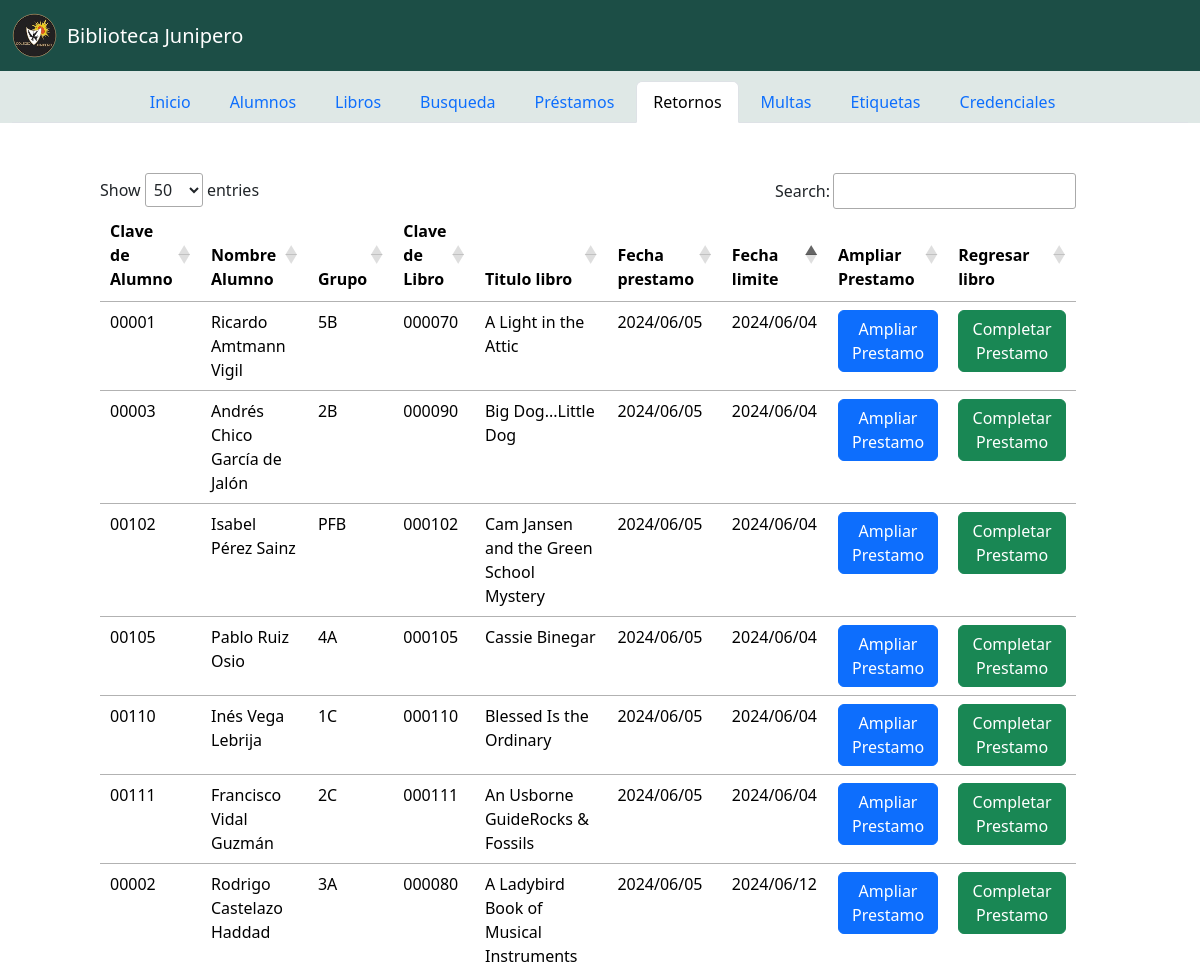
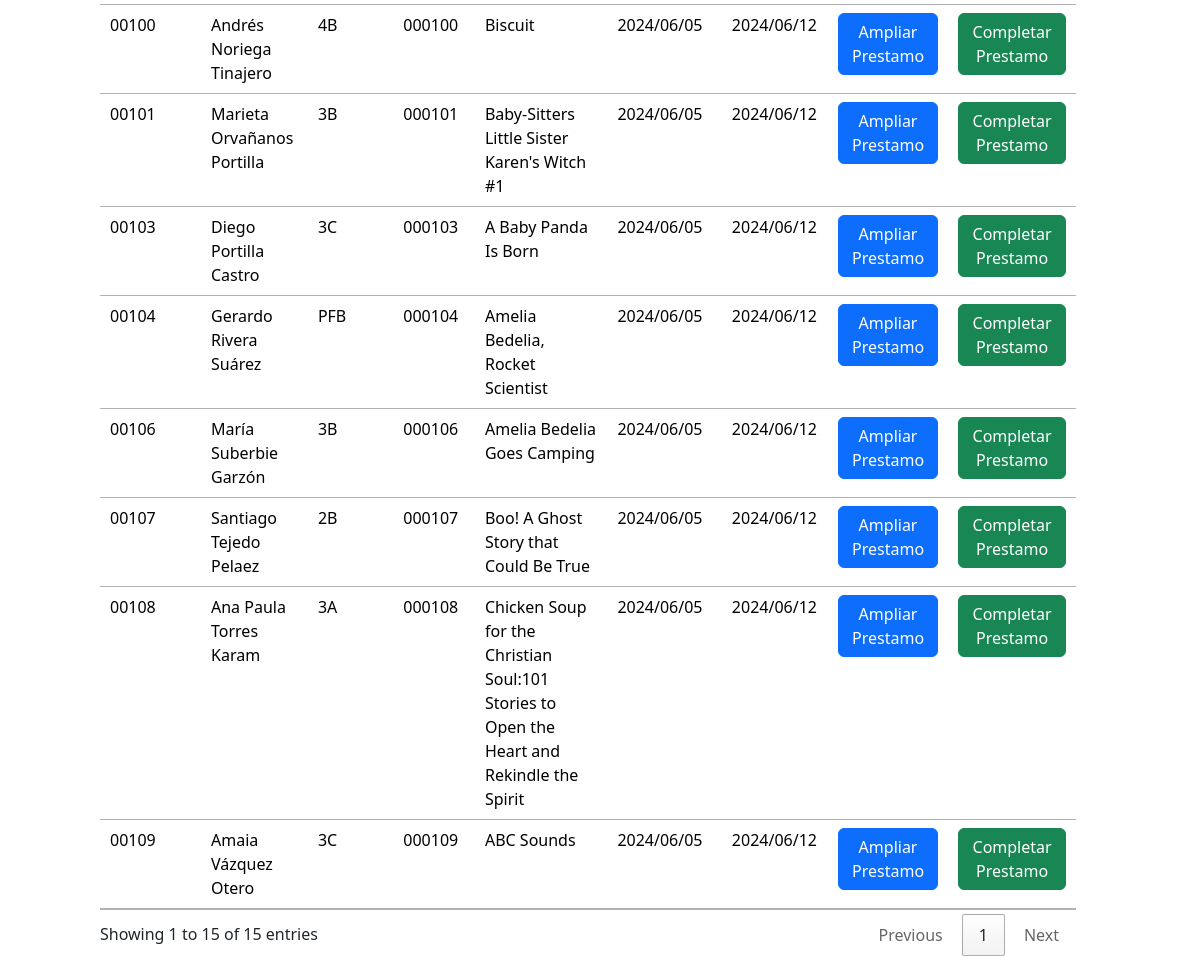
Before: /retorno with the older database file (2 pictures, top to bottom).
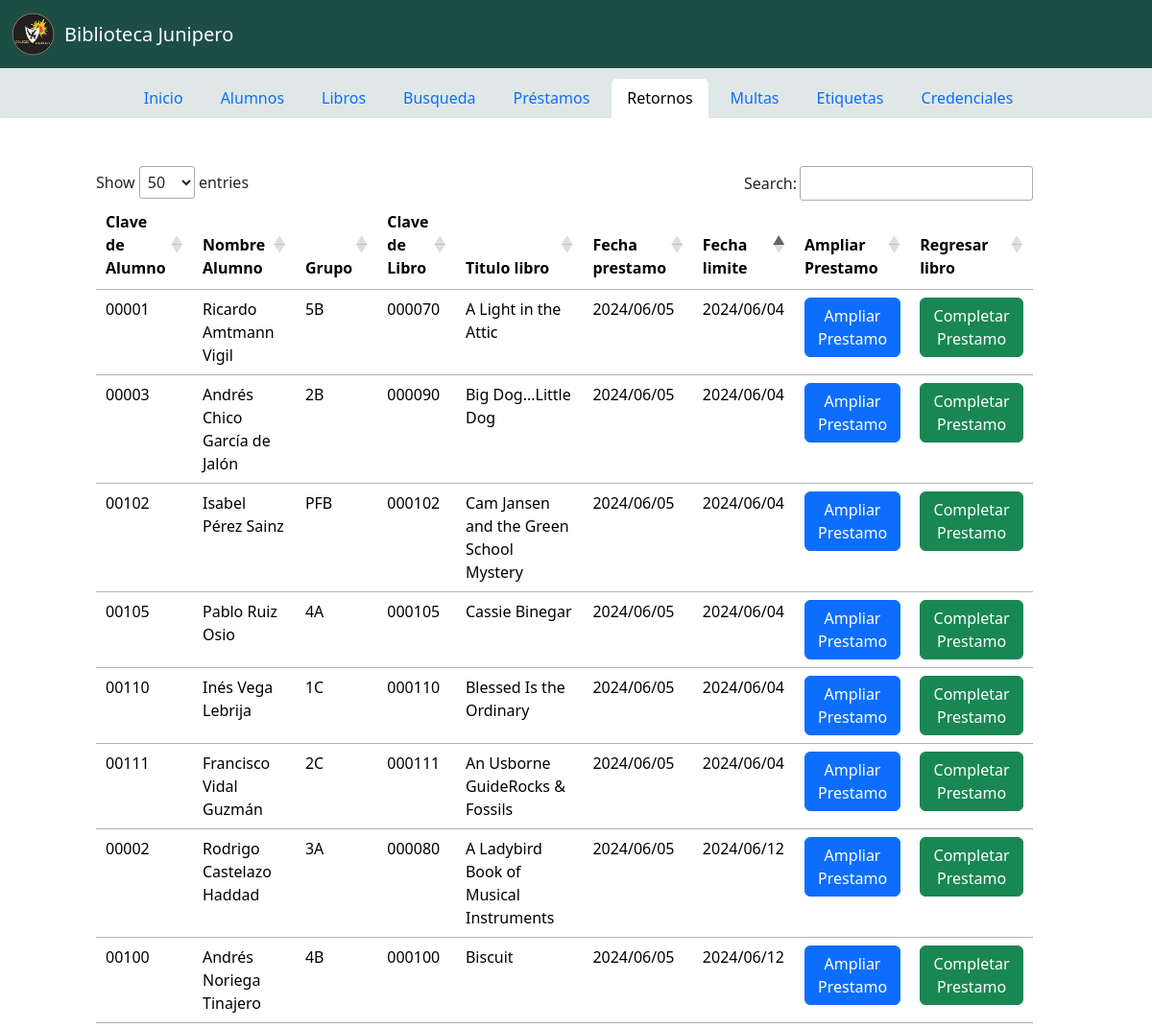
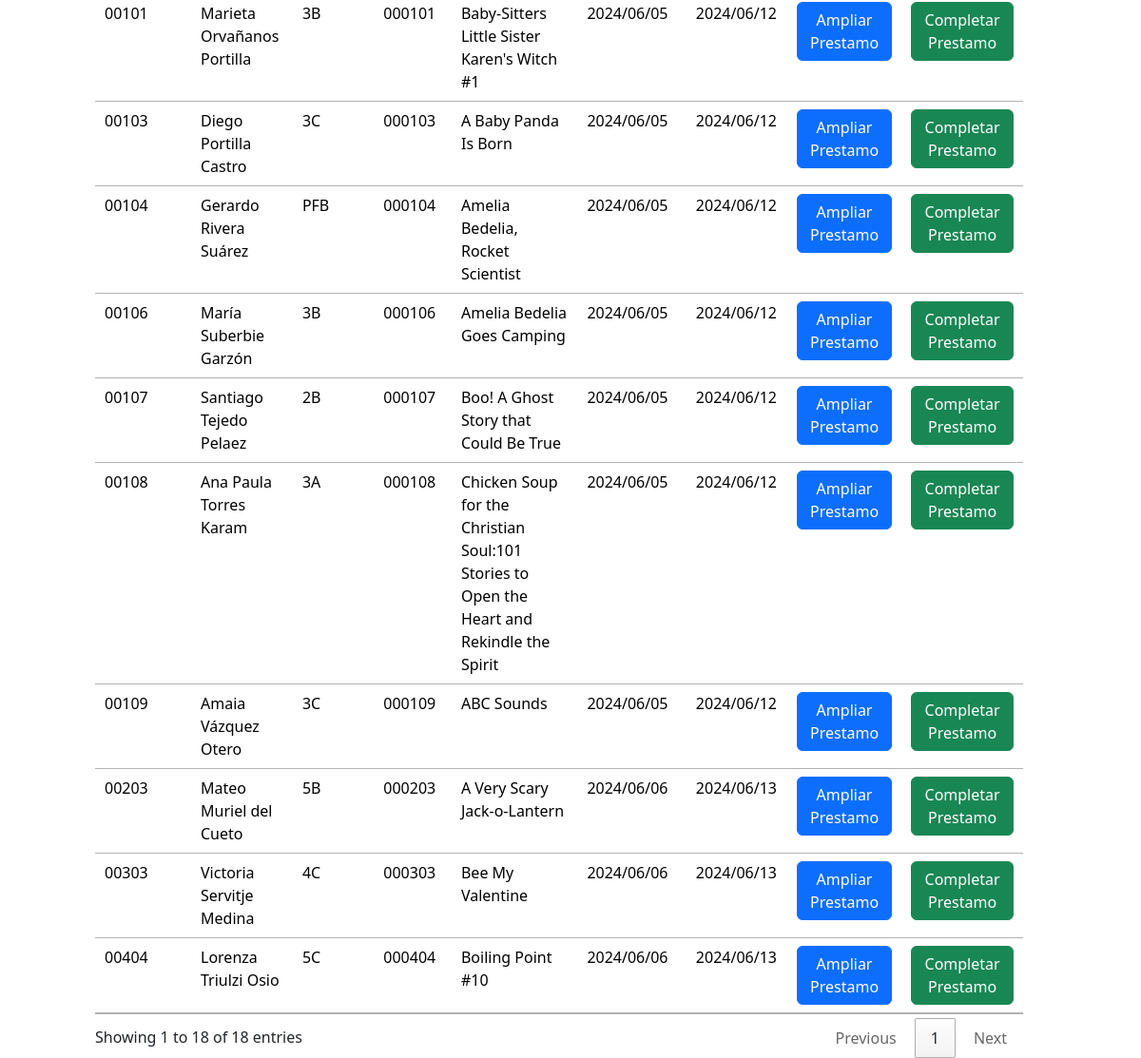
After: the same page with the newer database file (2 pictures, top to bottom).
### biblio_app/models.py (models this page shows, shortened)
class Prestamo(models.Model):
    clave_alumno = models.ForeignKey('Alumno', on_delete=models.CASCADE)
    clave_copia = models.ForeignKey('Copia', on_delete=models.CASCADE)
    activo = models.BooleanField(default=True)
    regreso = models.DateField(null=True)  # Campo que acepta fecha (día, mes y año)
    fecha_regreso = models.DateField(null=True,blank=True)  # Campo que acepta fecha (día, mes y año)
    fecha_creacion = models.DateField(null=True,blank=True) # Capo de la fecha que se crea el prestamo

class Alumno(models.Model):
    clave = models.AutoField(primary_key=True)
    nombre = models.CharField(max_length=50)
    apellido = models.CharField(max_length=50)
    grupo = models.IntegerField()
    clase = models.CharField(max_length=10, null=True, blank=True)
    sacalibro = models.BooleanField(default=False)
    def __str__(self):
        return f"{self.nombre} {self.apellido} "

class Copia(models.Model):
    clavecopia = models.AutoField(primary_key=True)  # Autogenerar un entero para la clave de copia
    codigolibro = models.ForeignKey(Libro, on_delete=models.CASCADE)  # Llave foránea de Libro
    disponible = models.BooleanField(default=True)
    clavealumno = models.ForeignKey('Alumno', null=True, blank=True, on_delete=models.SET_NULL)

class Libro(models.Model):
    codigolibro = models.AutoField(primary_key=True)  # Autogenerar un entero para el código del libro
    titulo = models.CharField(max_length=128)
    autor = models.CharField(max_length=240)
    ilustrador = models.CharField(max_length=100, null=True, blank=True)
    fechapublicacion = models.IntegerField(null=True, blank=True)
    editorial = models.CharField(max_length=100)
    numerotomo = models.CharField(max_length=100, null=True, blank=True)
    caracteristicasespeciales = models.TextField(null=True, blank=True)
    dewy = models.CharField(max_length=45, null=True, blank=True)  # Cambio de nombre a 'dewy'
    item = models.CharField(max_length=45, null=True, blank=True)  # Cambio de nombre a 'dewy'
    publicodirigido = models.CharField(max_length=45, null=True, blank=True)
    palabrasclave = models.TextField(null=True, blank=True)

### biblio_app/views.py (the view)
# urls.py: path('retorno', retornos),
def retornos(request):
    query = request.GET.get('q')
    if query:
        if query.isdigit():
            query = str(int(query))
        prestamo = Prestamo.objects.filter(
            Q(clave_alumno__clave__icontains=query) |
            Q(clave_copia__clave__icontains=query) &
            Q(activo=True)
        ).distinct()
    else:
        prestamo = Prestamo.objects.filter(activo=True)
    return render(request,"retorno.html",context={"current_tab": "retorno", "prestamo": prestamo})

### biblio_app/templates/retorno.html (shortened to what this page needs)
<!DOCTYPE html>
 {% extends "index.html" %}
 {% load static %}
 {% block main_content %}
 <div class="col-md-10 mx-auto my-auto">
    <div class="row">
        <div class="row" style="margin-top: 50px;">
            <div class="container" style="overflow-y:fill;">
                <table class="table table-hover">
                    <thead>
                      <tr>
                        <th>Clave de Alumno</th>
                        <th>Nombre Alumno</th>
                        <th>Grupo</th>
                        <th>Clave de Libro</th>
                        <th>Titulo libro</th>
                        <th>Fecha prestamo</th>
                        <th>Fecha limite</th>
                        <th>Ampliar Prestamo</th>
                        <th>Regresar libro</th>
                      </tr>
                    </thead>
                    <tbody>
                      {% for prestamo in prestamo %}
                      <tr>
                        <td>{{ prestamo.clave_alumno.clave|stringformat:"05d" }}</td>
                        <td>{{ prestamo.clave_alumno }}   </td>
                        <td>
                            {% if prestamo.clave_alumno.grupo == 0 %}
                                PF{{prestamo.clave_alumno.clase}}
                            {% else %}
                                {{ prestamo.clave_alumno.grupo }}{{prestamo.clave_alumno.clase}}
                            {% endif %}
                        </td>
                        <td>{{ prestamo.clave_copia.clavecopia|stringformat:"06d" }}</td>
                        <td>{{ prestamo.clave_copia.codigolibro.titulo }}</td>
                        <td>{% if prestamo.fecha_creacion  %} {{ prestamo.fecha_creacion|date:"Y/m/d" }} {%endif%}</td>
                        <td>{{ prestamo.regreso|date:"Y/m/d" }}</td>
                        <td>
                            <a href="#" class="btn btn-primary" onclick="ampliarPrestamo('{{ prestamo.pk }}')">
                                Ampliar Prestamo
                            </a>
                        </td>
                        <td>
                            <a href="#" class="btn btn-success" onclick="completarPrestamo('{{ prestamo.pk }}')">
                                Completar Prestamo
                            </a>
                        </td>
                    </tr>
                      {% endfor %}
                    </tbody>
                  </table>
            </div>
        </div>
    </div>
</div>
</body>
 {% endblock %}

Changed rows visible on the page:
added Prestamo: clave_alumno.clave "00203", clave_alumno "Mateo Muriel del Cueto", clave_alumno.grupo "5", clave_alumno.clase "B", clave_copia.clavecopia "000203", clave_copia.codigolibro.titulo "A Very Scary Jack-o-Lantern", fecha_creacion "2024/06/06", regreso "2024/06/13"
added Prestamo: clave_alumno.clave "00303", clave_alumno "Victoria Servitje Medina", clave_alumno.grupo "4", clave_alumno.clase "C", clave_copia.clavecopia "000303", clave_copia.codigolibro.titulo "Bee My Valentine", fecha_creacion "2024/06/06", regreso "2024/06/13"
added Prestamo: clave_alumno.clave "00404", clave_alumno "Lorenza Triulzi Osio", clave_alumno.grupo "5", clave_alumno.clase "C", clave_copia.clavecopia "000404", clave_copia.codigolibro.titulo "Boiling Point #10", fecha_creacion "2024/06/06", regreso "2024/06/13"
Other visible differences:
text written by a page script: "Show entries Search: Showing 1 to 15 of 15 entries Previous 1 Next" → "Show entries Search: Showing 1 to 18 of 18 entries Previous 1 Next"
